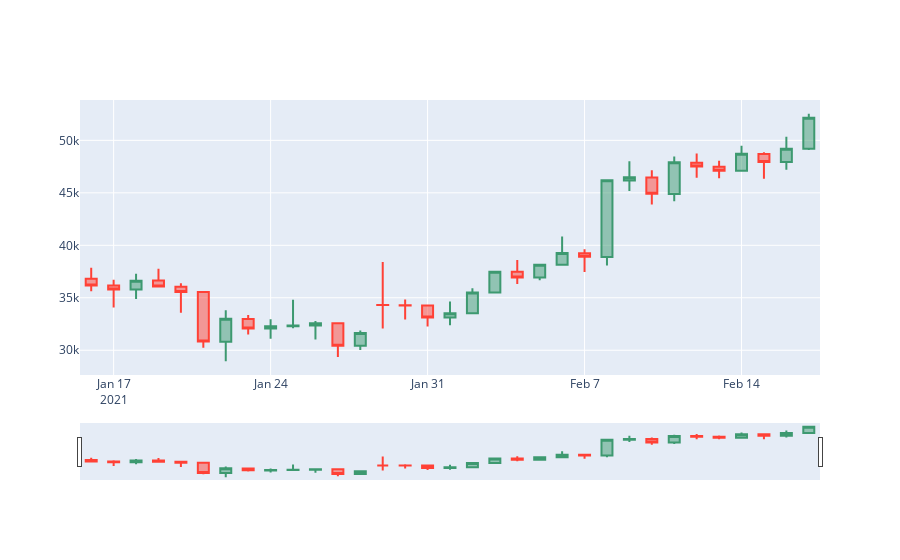

Notebook source saved alongside this figure:
### Code cell
# Use plotly to plot candlesticks
fig = go.Figure(data=[go.Candlestick(x=intra.index,
                open=intra['Open'],
                high=intra['High'],
                low=intra['Low'],
                close=intra['Close'])])

fig.show()
